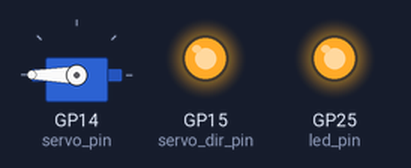
A program run on a simulated Raspberry Pi Pico. Shown: servo, output pins drawn as LEDs (lit = HIGH). What the program prints to the serial monitor is not drawn.

Above: at 0.15 s.
At 5.55 s:
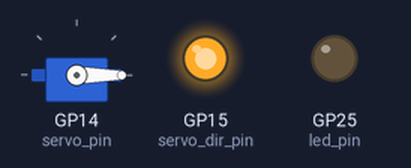
Timing chart, 0 to 7.3 s (numbered marks = the images above):
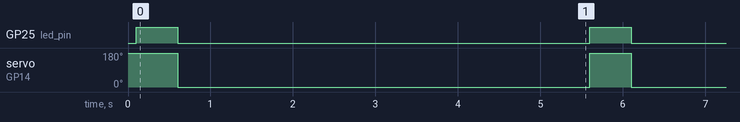

Measured:
- by itself, GP25 (led_pin): alternates HIGH for 0.50 s and LOW for 5.0 s
- by itself, servo on GP14 (servo_pin): alternates 180° for 0.50 s and 0° for 5.0 s

The program:

main.cpp
```cpp
#include <Arduino.h>
#include <Servo.h>

const uint8_t servo_pin = 14;
const uint8_t servo_dir_pin = 15;
const uint8_t led_pin = 25;

Servo servo;

void setup() {
  Serial.begin(115200);
  // while (!Serial);
  delay(100);
  pinMode(servo_dir_pin, OUTPUT);
  digitalWrite(servo_dir_pin, 1);
  Serial.println("Starting setup");
  // pinMode(servo_pin, OUTPUT);
  // analogWriteResolution(8);
  servo.detach();
  Serial.println(servo.attach(servo_pin, 500, 2500));
  if (servo.attached()) {
    Serial.println("Servo is attached.");
  }
  else {
    Serial.println("Servo not attached.");
  }
  servo.write(0);
  pinMode(led_pin, OUTPUT);
  Serial.println("Completed setup");
}

void loop() {
  Serial.println("Loop");
  servo.write(180);
  digitalWrite(led_pin, 1);
  delay(500);
  servo.write(0);
  digitalWrite(led_pin, 0);
  delay(5000);
  // for (int i = 0; i <= 180; i++) {
  //   // analogWrite(servo_pin, i);
  //   servo.write(i);
  //   delay(10);
  // }
  // for (int i = 180; i >= 0; i--) {
  //   // analogWrite(servo_pin, i);
  //   servo.write(i);
  //   delay(10);
  // }
}
```
